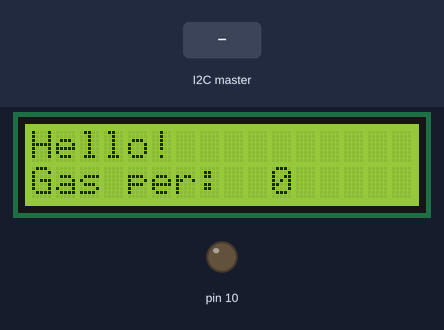
Simulated run of this sketch. Board: Arduino Uno, built with avr-gcc and run on an emulated ATmega328P. On the bench: 16×2 character LCD, output pins drawn as LEDs (lit = HIGH). Dashed ring = blinking. Inputs (shaded band) come from the test bench. What the sketch prints to the serial monitor is not drawn.

Above: at 1.2 s.
1.3 s: the I2C master sends the byte 90
At 1.56 s:
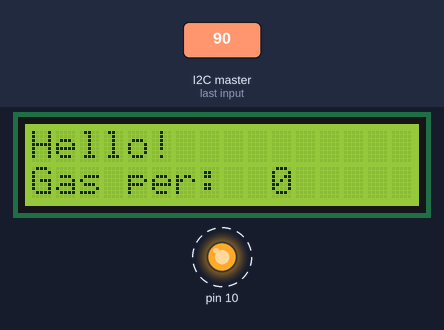
At 2.55 s:
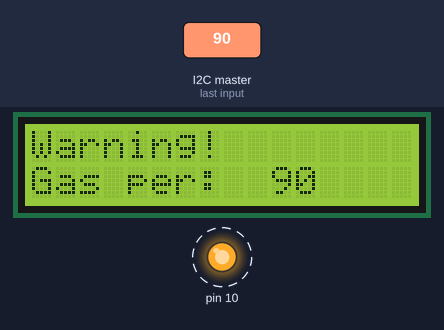
Timing chart, 0 to 10.3 s (numbered marks = the images above; inputs shaded):
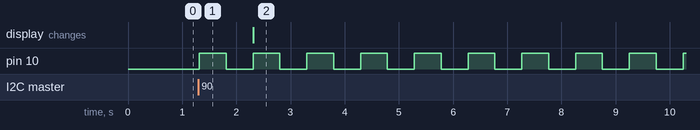

Measured:
- after the input at 1.3 s, pin 10: alternates HIGH for 0.50 s and LOW for 0.50 s, starting at once

The sketch:

receiver_sens.ino
```cpp
#include <Arduino_FreeRTOS.h>
#include <Wire.h>
#include <LiquidCrystal.h>
#include "semphr.h"
#include "task.h"

//set priorities for the tasks
#define LCD_TASK_PRIORITY  ( tskIDLE_PRIORITY )
#define RECEIVE_TASK_PRIORITY ( tskIDLE_PRIORITY +2)
#define BUZZER_TASK_PRIORITY ( tskIDLE_PRIORITY )

//declare lcd pins
const int rs = 2, en = 3, d4 = 4, d5 = 5, d6 = 6, d7 = 7;

LiquidCrystal LCD(rs , en , d4 ,d5 , d6 ,d7);

SemaphoreHandle_t recv_Semaphore = NULL;

TaskHandle_t recv_TaskHandle;
TaskHandle_t lcd_TaskHandle;
TaskHandle_t buzz_TaskHandle;

int recv_data = 0;

//buzzer task temporary suspended
//The functionality was moved in the lcd task

/*void buzzingTask(void *pvParameters)

{
  TickType_t xLastWakeTime = xTaskGetTickCount();

  while(1)
  {
    if(recv_data > 30)
    {
      digitalWrite(10 , HIGH);
      vTaskDelay( 500 / portTICK_PERIOD_MS);
      digitalWrite(10 , LOW);
    }
    xTaskDelayUntil(xLastWakeTime , (1000 / portTICK_PERIOD_MS));
  }
}*/

//LCD task
void lcd_UpdateTask(void *pvParameters)
{
  TickType_t xLastWakeTime = xTaskGetTickCount();
  //printing o the lcd
  LCD.setCursor(0,0);
  LCD.print("Hello!");
  LCD.setCursor(0 , 1);
  LCD.print("Gas per:");
  while(1)
  {
    //Serial.println("task lcd");

    if(recv_data > 30)
    {
      digitalWrite(10 , HIGH);
      vTaskDelay( 500 / portTICK_PERIOD_MS);
      digitalWrite(10 , LOW);
      vTaskDelay( 500 / portTICK_PERIOD_MS);
      LCD.setCursor(0,0);
      LCD.print("Warning!");
      LCD.setCursor(10,1);

      LCD.print(recv_data);

    }
   else
   {
    LCD.setCursor(0,0);
    LCD.print("Hello!     ");
    LCD.setCursor(10,1);
    LCD.print(recv_data);
    LCD.setCursor(10,1);
   }
   }

    xTaskDelayUntil(&xLastWakeTime , (1000 / portTICK_PERIOD_MS));
}


void receiveTask(void *pvParameters)
{
  TickType_t xLastWakeTime = xTaskGetTickCount();

  xSemaphoreTake(recv_Semaphore , 0 );

     Serial.println("sunt aici");
  while(1)
  {
    //recv_data = Wire.read();
     Wire.onReceive(receiveChar);
    Serial.println(recv_data);
    if(receiveEvent == pdFALSE)
    {
      xSemaphoreGive(recv_Semaphore);
    }
    xTaskDelayUntil(&xLastWakeTime , (1000 / portTICK_PERIOD_MS));
  }

}

void receiveChar( int bytes)
{
  recv_data = Wire.read();
}

uint8_t receiveEvent()
{
  //recv_data = Wire.read();
  if(recv_data < 10)
  {
    return pdTRUE;
  }
  else
  {
    return pdFALSE;
  }
}


void setup() {
  // put your setup code here, to run once:
  Serial.begin(9600);
  Wire.begin(9);
  pinMode(10 ,OUTPUT);
 LCD.begin(16 , 2);

recv_Semaphore = xSemaphoreCreateBinary();

xTaskCreate(lcd_UpdateTask , "Task afisare" , 255 , NULL , 1 , &lcd_TaskHandle);

xTaskCreate(receiveTask , "Task receptie" , 255 , NULL , 2 , &recv_TaskHandle);

//xTaskCreate(buzzingTask , "Task receptie" , 255 , NULL , 1 , &buzz_TaskHandle);

if(recv_Semaphore == NULL)
{
  Serial.println ("Could not create inital semaphore \n");
}

}

void loop() {}
```
